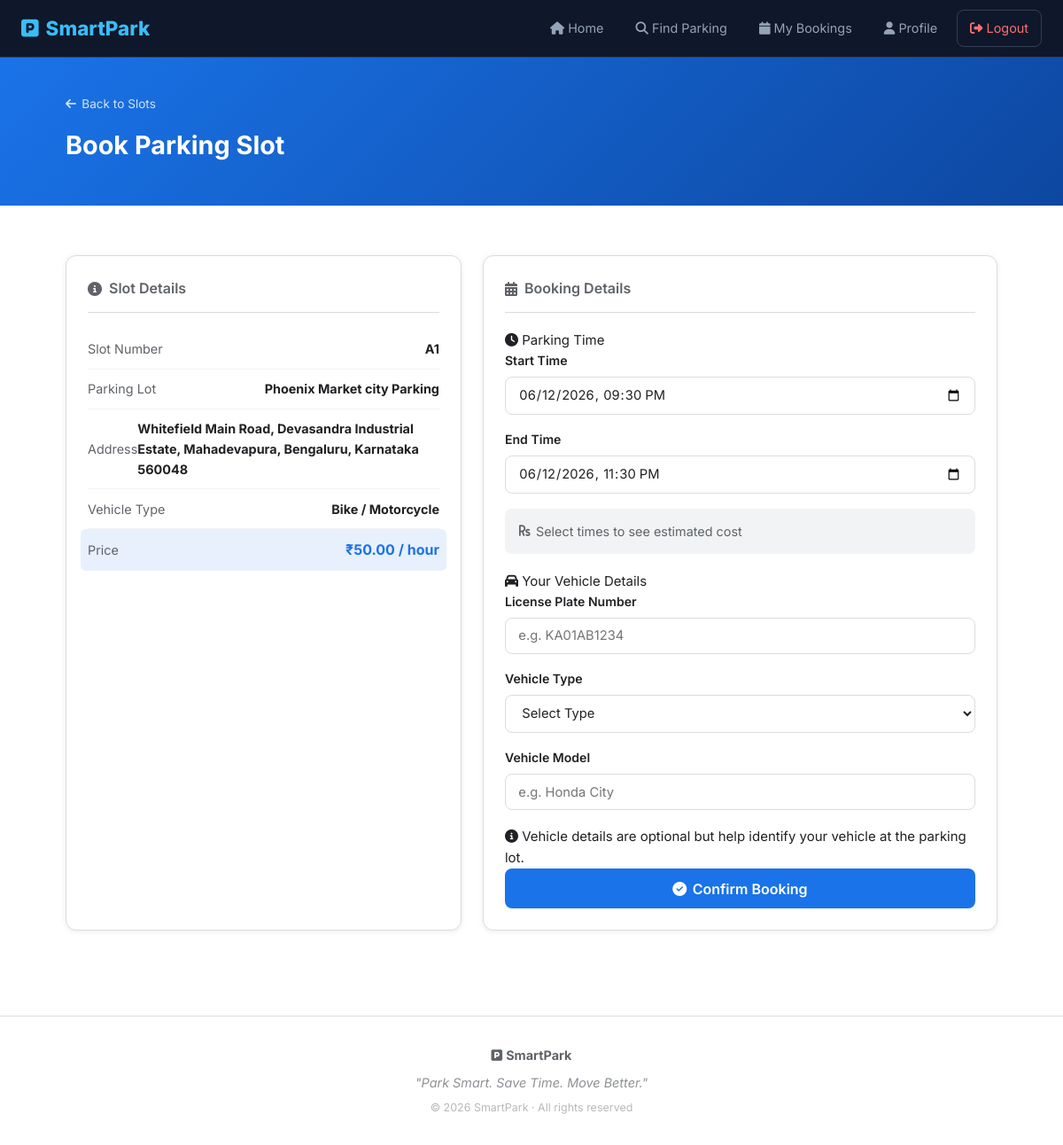
Page /book/1/ (signed in) on the committed database.
### parking/models.py (models this page shows, shortened)
class ParkingSlot(models.Model):
    VEHICLE_TYPES = [
        ('car', 'Car'),
        ('bike', 'Bike / Scooter'),
        ('ev', 'Electric Vehicle'),
    ]
    lot = models.ForeignKey(ParkingLot, on_delete=models.CASCADE, related_name='slots')
    slot_number = models.CharField(max_length=10)
    vehicle_type = models.CharField(max_length=10, choices=VEHICLE_TYPES, default='car')
    is_available = models.BooleanField(default=True)
    class Meta:
        ordering = ['lot_id', 'slot_number']

class ParkingLot(models.Model):
    VEHICLE_TYPES = [
        ('car', 'Car'),
        ('bike', 'Bike / Motorcycle'),
        ('ev', 'Electric Vehicle'),
    ]
    name = models.CharField(max_length=200)
    address = models.TextField()
    city = models.CharField(max_length=100)
    latitude = models.DecimalField(max_digits=9, decimal_places=6, default=0)
    longitude = models.DecimalField(max_digits=9, decimal_places=6, default=0)
    total_slots = models.PositiveIntegerField()
    fine_amount = models.DecimalField(max_digits=10, decimal_places=2, default=0)
    price_per_hour = models.DecimalField(max_digits=6, decimal_places=2)
    vehicle_type = models.CharField(max_length=10, choices=VEHICLE_TYPES, default='car')
    image = models.ImageField(upload_to='parking_lots/', blank=True, null=True)
    is_active = models.BooleanField(default=True)
    created_at = models.DateTimeField(auto_now_add=True)

### parking/views.py (the view, shortened to what this page needs)
# urls.py: path('book/<int:slot_id>/',              views.book_slot,       name='book_slot'),
@login_required
def book_slot(request, slot_id):
    slot = get_object_or_404(ParkingSlot, id=slot_id)
    if not slot.is_available:
        start_time_param = request.GET.get('start_time')
        if not start_time_param:
            messages.error(request, f'Slot {slot.slot_number} is currently occupied. Please select a future time slot.')
            return redirect('lot_detail', lot_id=slot.lot.id)
    form = BookingForm()
    return render(request, 'book_slot.html', {'slot': slot, 'form': form})

### templates/book_slot.html (shortened to what this page needs)
{% extends 'base.html' %}
{% block content %}
<div class="page-banner">
    <div class="container">
        <a href="{% url 'lot_detail' slot.lot.id %}" class="back-link">
            <i class="fas fa-arrow-left"></i> Back to Slots
        </a>
        <h1>Book Parking Slot</h1>
    </div>
</div>
<div class="container booking-page">
    <div class="booking-grid">
        <div class="info-panel">
            <h3><i class="fas fa-info-circle"></i> Slot Details</h3>
            <div class="info-table">
                <div class="info-row">
                    <span>Slot Number</span>
                    <strong>{{ slot.slot_number }}</strong>
                </div>
                <div class="info-row">
                    <span>Parking Lot</span>
                    <strong>{{ slot.lot.name }}</strong>
                </div>
                <div class="info-row">
                    <span>Address</span>
                    <strong>{{ slot.lot.address }}</strong>
                </div>
                <div class="info-row">
                    <span>Vehicle Type</span>
                    <strong>{{ slot.lot.get_vehicle_type_display }}</strong>
                </div>
                <div class="info-row highlight-row">
                    <span>Price</span>
                    <strong>₹{{ slot.lot.price_per_hour }} / hour</strong>
                </div>
            </div>
        </div>
        <div class="form-panel">
            <h3><i class="fas fa-calendar-alt"></i> Booking Details</h3>
            <form method="POST">
                <div class="form-section-title">
                    <i class="fas fa-clock"></i> Parking Time
                </div>
                <div class="form-group">
                    <label>Start Time</label>
                    {{ form.start_time }}
                </div>
                <div class="form-group">
                    <label>End Time</label>
                    {{ form.end_time }}
                </div>
                <div class="cost-preview" id="cost-preview">
                    <i class="fas fa-rupee-sign"></i>
                    Select times to see estimated cost
                </div>
                <div class="form-section-title" style="margin-top:1.2rem;">
                    <i class="fas fa-car"></i> Your Vehicle Details
                </div>
                <div class="form-group">
                    <label>License Plate Number</label>
                    {{ form.license_plate }}
                </div>
                <div class="form-group">
                    <label>Vehicle Type</label>
                    {{ form.vehicle_type_choice }}
                </div>
                <div class="form-group">
                    <label>Vehicle Model</label>
                    {{ form.model_name }}
                </div>
                <p class="vehicle-note">
                    <i class="fas fa-info-circle"></i>
                    Vehicle details are optional but help identify your vehicle at the parking lot.
                </p>
                <button type="submit" class="btn-primary btn-large btn-block">
                    <i class="fas fa-check-circle"></i> Confirm Booking
                </button>
            </form>
        </div>
    </div>
</div>
{% endblock %}

### static/css/style.css (style rules this page uses)
:root { --primary: #1a73e8; --primary-dark: #1557b0; --primary-light: #e8f0fe; --success: #34a853; --success-light: #e6f4ea; --danger: #ea4335; --danger-light: #fce8e6; --warning: #fbbc04; --dark: #202124; --gray: #5f6368; --gray-light: #f1f3f4; --border: #dadce0; --white: #ffffff; --shadow-sm: 0 1px 6px rgba(0,0,0,0.08); --shadow-md: 0 4px 16px rgba(0,0,0,0.10); --shadow-lg: 0 8px 30px rgba(0,0,0,0.12); --radius-sm: 8px; --radius-md: 12px; --radius-lg: 16px; --radius-xl: 24px; }
*, *::before, *::after { margin: 0; padding: 0; box-sizing: border-box; }
html { scroll-behavior: smooth; }
body { font-family: 'Inter', sans-serif; color: var(--dark); background-color: var(--white); line-height: 1.6; font-size: 15px; padding-top: 0; margin: 0; }
a { text-decoration: none; color: inherit; }
input, select, button, textarea { font-family: inherit; font-size: inherit; }
.container { max-width: 1100px; margin: 0 auto; padding: 0 1.5rem; }
.btn-primary { display: inline-flex; align-items: center; gap: 0.4rem; background: var(--primary); color: white !important; padding: 0.55rem 1.3rem; border-radius: var(--radius-sm); font-weight: 600; font-size: 0.9rem; border: none; cursor: pointer; transition: background 0.2s, transform 0.15s, box-shadow 0.2s; }
.btn-block { width: 100%; justify-content: center; }
.btn-large { padding: 0.8rem 1.5rem; font-size: 1rem; }
.page-banner { background: linear-gradient(135deg, #1a73e8, #0d47a1); color: white; padding: 2.5rem 1.5rem; }
.page-banner h1 { font-size: 1.8rem; font-weight: 700; margin-bottom: 0.3rem; }
.back-link { display: inline-flex; align-items: center; gap: 0.4rem; font-size: 0.85rem; opacity: 0.8; margin-bottom: 0.8rem; color: white; }
.booking-page { padding: 2rem 1.5rem; }
.booking-grid { display: grid; grid-template-columns: 1fr 1.3fr; gap: 1.5rem; margin-top: 1.5rem; }
.info-panel, .form-panel { background: var(--white); border-radius: var(--radius-md); border: 1px solid var(--border); padding: 1.5rem; box-shadow: var(--shadow-sm); }
.info-panel h3, .form-panel h3 { font-size: 1rem; font-weight: 600; margin-bottom: 1.2rem; padding-bottom: 0.8rem; border-bottom: 1px solid var(--border); display: flex; align-items: center; gap: 0.5rem; color: var(--gray); }
.info-table { display: flex; flex-direction: column; gap: 0; }
.info-row { display: flex; justify-content: space-between; align-items: center; padding: 0.65rem 0; border-bottom: 1px solid var(--gray-light); font-size: 0.9rem; }
.info-row:last-child { border-bottom: none; }
.info-row span { color: var(--gray); }
.info-row strong { color: var(--dark); }
.highlight-row { background: var(--primary-light); margin: 0 -0.5rem; padding: 0.65rem 0.5rem; border-radius: 6px; }
.highlight-row strong { color: var(--primary); font-size: 1rem; }
.cost-preview { background: var(--gray-light); border-radius: var(--radius-sm); padding: 0.85rem 1rem; font-size: 0.9rem; color: var(--gray); margin-bottom: 1rem; display: flex; align-items: center; gap: 0.4rem; transition: all 0.3s; }
.form-group { margin-bottom: 1.1rem; }
.form-group label { display: block; font-size: 0.88rem; font-weight: 600; color: var(--dark); margin-bottom: 0.4rem; display: flex; align-items: center; gap: 0.4rem; }
.form-group input, .form-group select, .form-group textarea { width: 100%; padding: 0.65rem 0.9rem; border: 1px solid var(--border); border-radius: var(--radius-sm); font-size: 0.92rem; color: var(--dark); background: var(--white); transition: border-color 0.2s, box-shadow 0.2s; outline: none; }

### rows in the picture
ParkingSlot: slot_number "A1", lot.name "Phoenix Market city Parking", lot.address "Whitefield Main Road, Devasandra Industrial Estate, Mahadevapura, Bengaluru, Karnataka 560048", lot.vehicle_type "Bike / Motorcycle", lot.price_per_hour "50.00"
